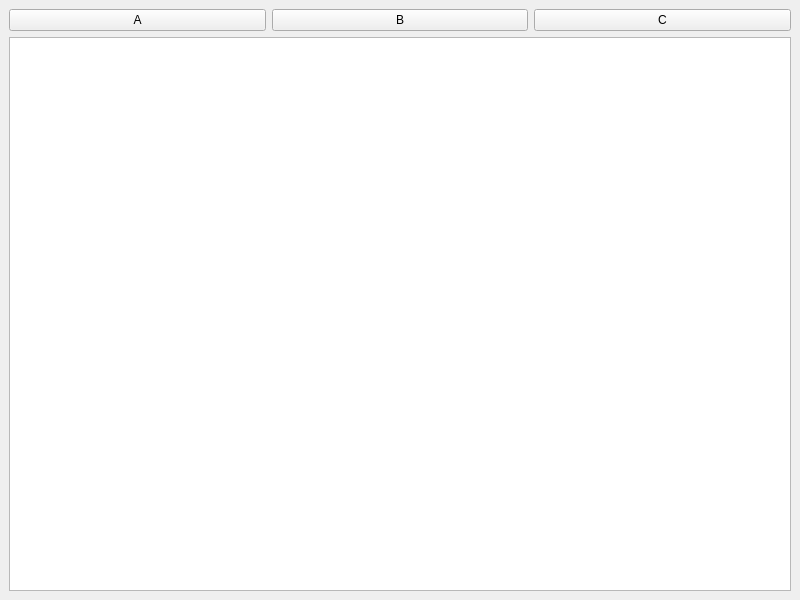
<?xml version="1.0" encoding="UTF-8"?>
<ui version="4.0">
 <class>MainWindow</class>
 <widget class="QMainWindow" name="MainWindow">
  <property name="geometry">
   <rect>
    <x>0</x>
    <y>0</y>
    <width>800</width>
    <height>600</height>
   </rect>
  </property>
  <property name="windowTitle">
   <string>MainWindow</string>
  </property>
  <widget class="QWidget" name="centralwidget">
   <layout class="QVBoxLayout" name="verticalLayout">
    <item>
     <layout class="QHBoxLayout" name="horizontalLayout">
      <item>
       <widget class="QPushButton" name="pushButton">
        <property name="text">
         <string>A</string>
        </property>
       </widget>
      </item>
      <item>
       <widget class="QPushButton" name="pushButton_2">
        <property name="text">
         <string>B</string>
        </property>
       </widget>
      </item>
      <item>
       <widget class="QPushButton" name="pushButton_3">
        <property name="text">
         <string>C</string>
        </property>
       </widget>
      </item>
     </layout>
    </item>
    <item>
     <widget class="QPlainTextEdit" name="plainTextEdit"/>
    </item>
   </layout>
  </widget>
 </widget>
 <resources/>
 <connections/>
</ui>
